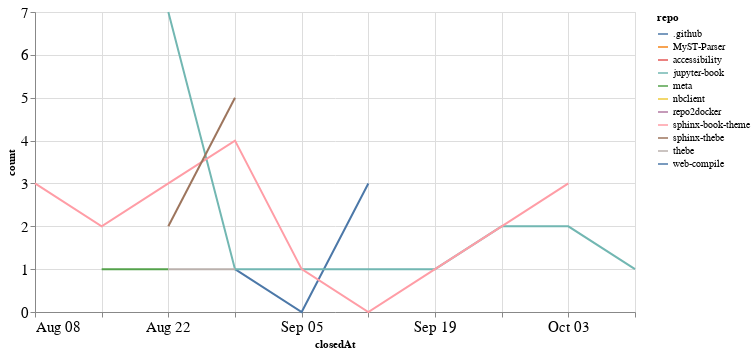

This figure's notebook cell:
### Code cell
closed_by_time = closed_by.groupby('repo').resample('W', on='closedAt').count()['author'].reset_index()
closed_by_time = closed_by_time.rename(columns={'author': 'count'})

alt.Chart(closed_by_time, width=600).mark_line().encode(
    x='closedAt',
    y='count',
    color='repo',
    tooltip="repo"
)

### Figure 1 — Vega-Lite specification as saved in the notebook (floating-point values rounded to 4 significant figures)
{"config": {"axisLeft": {"labelFontSize": 15}, "axisBottom": {"labelFontSize": 15}}, "data": {"name": "data-bdb18d93e23b5417dd4afa128da5a5ea"}, "mark": "line", "encoding": {"color": {"type": "nominal", "field": "repo"}, "tooltip": {"type": "nominal", "field": "repo"}, "x": {"type": "temporal", "field": "closedAt"}, "y": {"type": "quantitative", "field": "count"}}, "width": 600, "$schema": "https://vega.github.io/schema/vega-lite/v4.8.1.json", "datasets": {"data-bdb18d93e23b5417dd4afa128da5a5ea": [{"repo": ".github", "closedAt": "2021-08-29T00:00:00", "count": 1}, {"repo": ".github", "closedAt": "2021-09-05T00:00:00", "count": 0}, {"repo": ".github", "closedAt": "2021-09-12T00:00:00", "count": 3}, {"repo": "MyST-Parser", "closedAt": "2021-09-26T00:00:00", "count": 1}, {"repo": "accessibility", "closedAt": "2021-08-29T00:00:00", "count": 2}, {"repo": "jupyter-book", "closedAt": "2021-08-22T00:00:00", "count": 7}, {"repo": "jupyter-book", "closedAt": "2021-08-29T00:00:00", "count": 1}, {"repo": "jupyter-book", "closedAt": "2021-09-05T00:00:00", "count": 1}, {"repo": "jupyter-book", "closedAt": "2021-09-12T00:00:00", "count": 1}, {"repo": "jupyter-book", "closedAt": "2021-09-19T00:00:00", "count": 1}, {"repo": "jupyter-book", "closedAt": "2021-09-26T00:00:00", "count": 2}, {"repo": "jupyter-book", "closedAt": "2021-10-03T00:00:00", "count": 2}, {"repo": "jupyter-book", "closedAt": "2021-10-10T00:00:00", "count": 1}, {"repo": "meta", "closedAt": "2021-08-15T00:00:00", "count": 1}, {"repo": "meta", "closedAt": "2021-08-22T00:00:00", "count": 1}, {"repo": "nbclient", "closedAt": "2021-09-19T00:00:00", "count": 1}, {"repo": "repo2docker", "closedAt": "2021-09-19T00:00:00", "count": 1}, {"repo": "sphinx-book-theme", "closedAt": "2021-08-08T00:00:00", "count": 3}, {"repo": "sphinx-book-theme", "closedAt": "2021-08-15T00:00:00", "count": 2}, {"repo": "sphinx-book-theme", "closedAt": "2021-08-22T00:00:00", "count": 3}, {"repo": "sphinx-book-theme", "closedAt": "2021-08-29T00:00:00", "count": 4}, {"repo": "sphinx-book-theme", "closedAt": "2021-09-05T00:00:00", "count": 1}, {"repo": "sphinx-book-theme", "closedAt": "2021-09-12T00:00:00", "count": 0}, {"repo": "sphinx-book-theme", "closedAt": "2021-09-19T00:00:00", "count": 1}, {"repo": "sphinx-book-theme", "closedAt": "2021-09-26T00:00:00", "count": 2}, {"repo": "sphinx-book-theme", "closedAt": "2021-10-03T00:00:00", "count": 3}, {"repo": "sphinx-thebe", "closedAt": "2021-08-22T00:00:00", "count": 2}, {"repo": "sphinx-thebe", "closedAt": "2021-08-29T00:00:00", "count": 5}, {"repo": "thebe", "closedAt": "2021-08-22T00:00:00", "count": 1}, {"repo": "thebe", "closedAt": "2021-08-29T00:00:00", "count": 1}, {"repo": "web-compile", "closedAt": "2021-09-26T00:00:00", "count": 1}]}}
